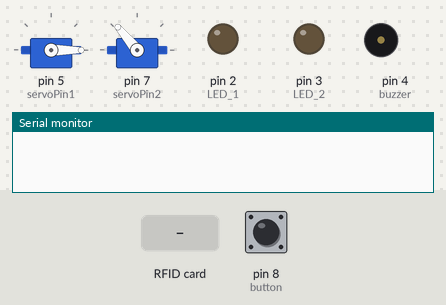
The sketch below on a simulated Arduino Uno, built with avr-gcc and run on an emulated ATmega328P. Parts: 2 × servo, output pins drawn as LEDs (lit = HIGH), buzzer (waves = sounding), the last lines printed to the serial monitor. Inputs (shaded band) come from the test bench; at power-on: pin 8 (button) HIGH. Pins used as bus, display or sensor lines are not drawn.

Above: at 1.2 s.
1.3 s: pin 8 (button) pulled LOW for 0.15 s
At 2.8 s:
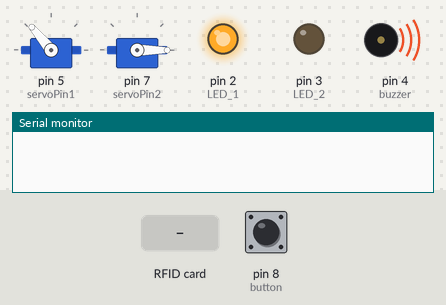
4.4 s: RFID card 5E 7A 19 C4 held to the reader
At 7.0 s:
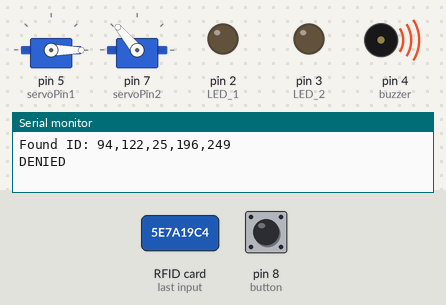
7.3 s: pin 8 (button) pulled LOW for 1 s
At 7.51 s:
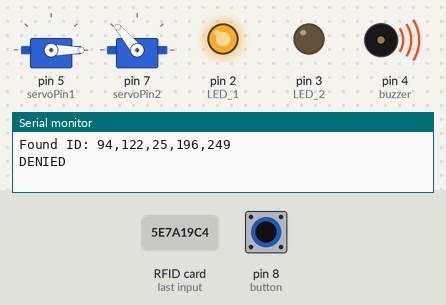
11.3 s: pin 8 (button) pulled LOW for 3.2 s
At 16.9 s:
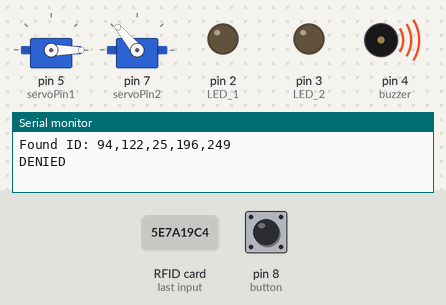
Timing chart, 0 to 18.4 s (numbered marks = the images above; inputs shaded):
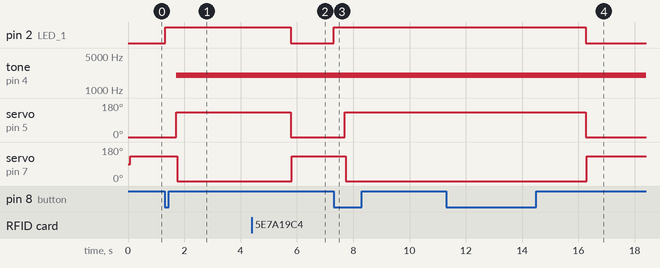

Measured:
- after the input at 1.3 s, pin 2 (LED_1): LOW → HIGH at once; tone on pin 4 (buzzer): silent → 2017 Hz after 0.41 s; servo on pin 5 (servoPin1): 0° → 130° after 0.42 s; servo on pin 7 (servoPin2): 130° → 0° after 0.45 s
- after the input at 4.4 s, tone on pin 4 (buzzer): 2017 Hz → 2000 Hz after 1.4 s
- after the input at 7.3 s, pin 2 (LED_1): LOW → HIGH at once; tone on pin 4 (buzzer): 2000 Hz → 2017 Hz after 0.40 s; servo on pin 5 (servoPin1): 0° → 130° after 0.40 s; servo on pin 7 (servoPin2): 130° → 0° after 0.43 s
- after the input at 11.3 s, pin 2 (LED_1): HIGH → LOW after 5.0 s instead of 0.49 s; servo on pin 5 (servoPin1): 130° → 0° after 5.0 s instead of 0.49 s; servo on pin 7 (servoPin2): 0° → 130° after 5.0 s instead of 0.52 s

The sketch:

RFID_FIX.ino
```cpp
#include <Servo.h>
#include <SPI.h>
#include <RFID.h>

RFID rfid(10, 9);

byte kart[5] = {12,12,31,21,156};
/* byte kartu[3][5] =
{
  {121, 23, 121, 156, 139},
  {136, 4, 118, 81, 171},
  {136, 2, 63, 226, 87}
};*/
Servo myservo1;
Servo myservo2;
boolean card;
const int LED_1 = 2;
const int LED_2 = 3;
const int servoPin1 = 5;
const int servoPin2 = 7;
const int button = 8;
const int buzzer = 4;
bool statuse = 1;
float sinVal;
int toneVal;
int buttonstate = 0;

void setup()
{

  Serial.begin(9600);
  pinMode(button, INPUT_PULLUP);
  SPI.begin();
  rfid.init();
  myservo1.attach(servoPin1);
  myservo2.attach(servoPin2);
  pinMode(buzzer, OUTPUT);
  Serial.begin(9600);
  SPI.begin();
  pinMode(LED_1, OUTPUT);
  pinMode(LED_2, OUTPUT);
  digitalWrite(LED_1, LOW);
  digitalWrite(LED_2, LOW);
}

void buka()
{
  myservo1.write(130);
  delay(30);
  myservo2.write(0);
  delay(30);
  delay(4000);
}

void tutup()
{
  myservo1.write(0);
  myservo2.write(130);
}

void loop()
{
 buttonstate = digitalRead(button);
  {
    if (buttonstate == LOW)
    {
      digitalWrite(LED_1, HIGH);
      for(int x=0; x<180; x++)
      {
        sinVal = (sin(x*(3.1412/180)));
        toneVal = 2000+(int(sinVal*1000));
        tone(buzzer, toneVal);
        delay(2);
      }
      noTone(7);
      myservo1.write(130);
      delay(30);
      myservo2.write(0);
      delay(30);
      delay(4000);

    }
    else
    {
      digitalWrite(LED_1, LOW);
       myservo1.write(0);
      delay(30);
      myservo2.write(130);
      delay(30);
    }
  }

  if (rfid.isCard())
  {


    if (rfid.readCardSerial())
    {
      Serial.print("Found ID: ");
      Serial.print(rfid.serNum[0]);
      Serial.print(",");
      Serial.print(rfid.serNum[1]);
      Serial.print(",");
      Serial.print(rfid.serNum[2]);
      Serial.print(",");
      Serial.print(rfid.serNum[3]);
      Serial.print(",");
      Serial.println(rfid.serNum[4]);

    }
    for (int i = 1; i < 5; i++)
    {
      if (rfid.serNum[0] == kart[0] && rfid.serNum[1] == kart[1] && rfid.serNum[2] == kart[2] && rfid.serNum[3] == kart[3] && rfid.serNum[4] == kart[4])
      {
        card = true;
      }
      else {
        card = false;
      }
    }
    if (card == true)
    {
     Serial.print("ACC");
          Serial.println(" ");
           digitalWrite(LED_1, LOW);
              digitalWrite(LED_2, HIGH);
              delay(500);
              digitalWrite(LED_2, LOW);
              buka();
              tutup();
    }

      else
         {
          Serial.print("DENIED");
          Serial.println(" ");
           digitalWrite(LED_1, HIGH);
            for(int x=0; x<180; x++)
           {
            sinVal = (sin(x*(3.1412/180)));
            toneVal = 2000+(int(sinVal*1000));
            tone(buzzer, toneVal);
            delay(2);
            break;
           }
            noTone(7);

         }

    }
    rfid.halt();
  }
```
